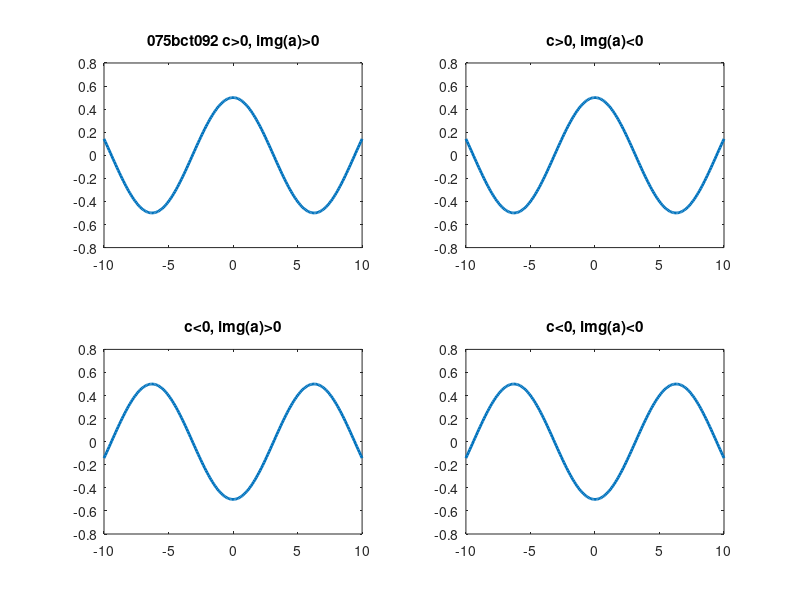

Source code (MATLAB):

t = -10:0.1:10;
c = .5;
a = .5i;

x = c*exp(a*t);
subplot(2,2,1);
plot(t,x,'LineWidth',2);
title('075bct092 c>0, img(a)>0');

a = -.5i;
x = c*exp(a*t);
subplot(2,2,2);
plot(t,x,'LineWidth',2);
title('c>0, img(a)<0');

c = -.5;
a = .5i;
x = c*exp(a*t);
subplot(2,2,3);
plot(t,x,'LineWidth',2);
title('c<0, img(a)>0');

a = -.5i;
x = c*exp(a*t);
subplot(2,2,4);
plot(t,x,'LineWidth',2);
title('c<0, img(a)<0');